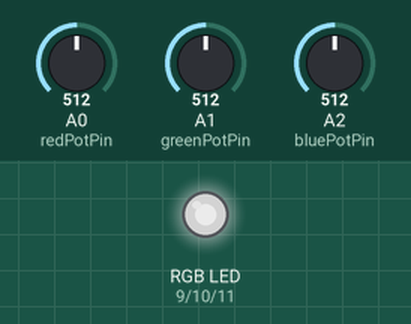
Simulated run of this sketch. Board: Arduino Uno, built with avr-gcc and run on an emulated ATmega328P. Shown: an RGB LED mixed from three pins (HIGH = lit). The inputs (shaded band) are chosen by the test bench; at power-on: A0 (redPotPin) = 512, A1 (greenPotPin) = 512, A2 (bluePotPin) = 512. Dim RGB values are drawn brighter than linear.

Above: at 1.2 s.
1.3 s: A0 (redPotPin) set to 716
At 1.8 s:
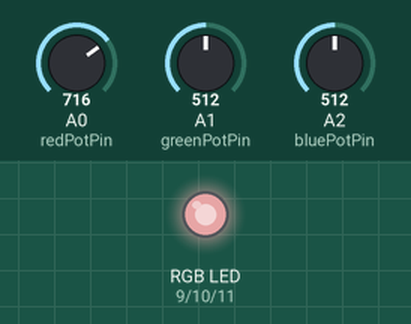
2.8 s: A1 (greenPotPin) set to 716
At 4.0 s:
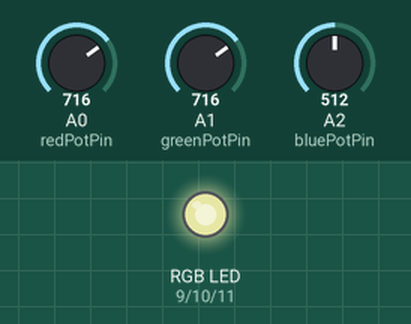
4.3 s: A2 (bluePotPin) set to 716
At 5.3 s:
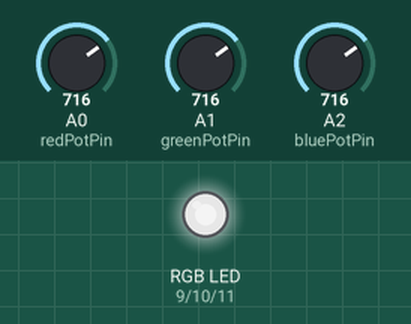
5.8 s: A0 (redPotPin) set to 900
At 6.4 s:
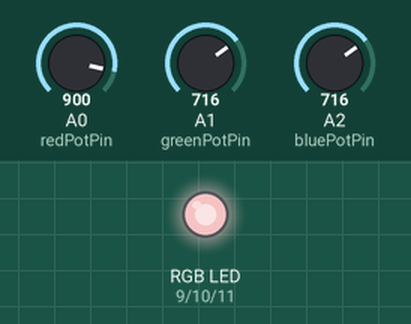
7.3 s: A1 (greenPotPin) set to 900
At 7.6 s:
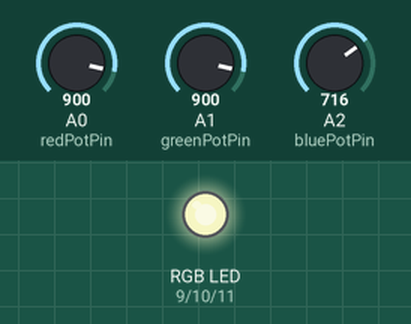
8.8 s: A2 (bluePotPin) set to 900
At 9.9 s:
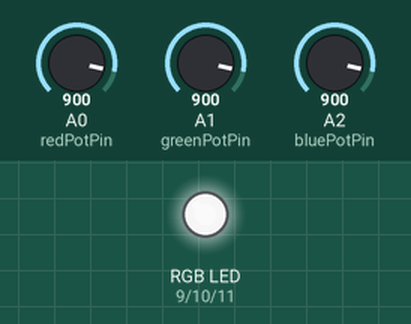
Timing chart, 0 to 11.3 s (numbered marks = the images above; inputs shaded):
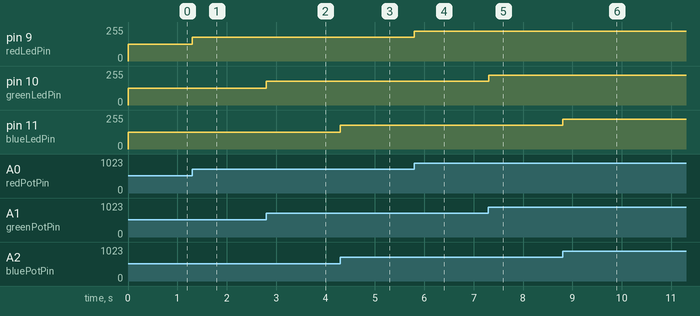

Measured:
- after the input at 1.3 s, pin 9 (redLedPin): 127/255 → 178/255 at once
- after the input at 2.8 s, pin 10 (greenLedPin): 127/255 → 178/255 at once
- after the input at 4.3 s, pin 11 (blueLedPin): 127/255 → 178/255 at once
- after the input at 5.8 s, pin 9 (redLedPin): 178/255 → 224/255 at once
- after the input at 7.3 s, pin 10 (greenLedPin): 178/255 → 224/255 at once
- after the input at 8.8 s, pin 11 (blueLedPin): 178/255 → 224/255 at once

The sketch:

Homework1_RGB_LED.ino
```cpp
const int redPotPin = A0;
const int redLedPin = 9;
int redPotValue = 0;
int redLedValue = 0;

const int greenPotPin = A1;
const int greenLedPin = 10;
int greenPotValue = 0;
int greenLedValue = 0;

const int bluePotPin = A2;
const int blueLedPin = 11;
int bluePotValue = 0;
int blueLedValue = 0;

const int minPotValue = 0;
const int maxPotValue = 1023;
const int minLedValue = 0;
const int maxLedValue = 255;

void setup() {
  pinMode(redPotPin, INPUT);
  pinMode(redLedPin, OUTPUT);

  pinMode(bluePotPin, INPUT);
  pinMode(blueLedPin, OUTPUT);

  pinMode(greenPotPin, INPUT);
  pinMode(greenLedPin, OUTPUT);
}

void loop() {
  redPotValue = analogRead(redPotPin);
  redLedValue = map(redPotValue, minPotValue, maxPotValue, minLedValue, maxLedValue);

  bluePotValue = analogRead(bluePotPin);
  blueLedValue = map(bluePotValue, minPotValue, maxPotValue, minLedValue, maxLedValue);

  greenPotValue = analogRead(greenPotPin);
  greenLedValue = map(greenPotValue, minPotValue, maxPotValue, minLedValue, maxLedValue);

  analogWrite(redLedPin, redLedValue);
  analogWrite(blueLedPin, blueLedValue);
  analogWrite(greenLedPin, greenLedValue);
}
```
